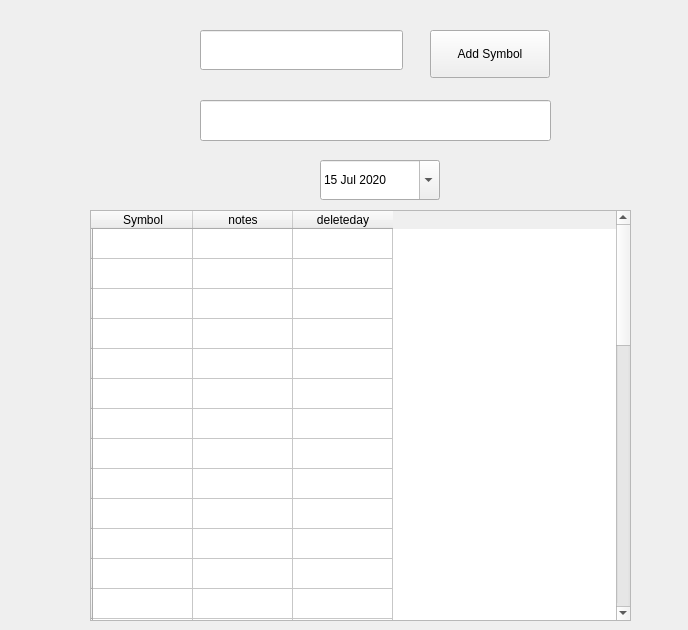
    <widget class="QWidget" name="tab_3">
     <attribute name="title">
      <string>Watch</string>
     </attribute>
     <widget class="QLineEdit" name="lineEditAddSymbol">
      <property name="enabled">
       <bool>true</bool>
      </property>
      <property name="geometry">
       <rect>
        <x>200</x>
        <y>30</y>
        <width>203</width>
        <height>40</height>
       </rect>
      </property>
      <property name="sizePolicy">
       <sizepolicy hsizetype="Minimum" vsizetype="Fixed">
        <horstretch>0</horstretch>
        <verstretch>0</verstretch>
       </sizepolicy>
      </property>
      <property name="minimumSize">
       <size>
        <width>120</width>
        <height>40</height>
       </size>
      </property>
      <property name="baseSize">
       <size>
        <width>120</width>
        <height>40</height>
       </size>
      </property>
      <property name="font">
       <font>
        <pointsize>14</pointsize>
        <weight>75</weight>
        <bold>true</bold>
       </font>
      </property>
      <property name="text">
       <string/>
      </property>
     </widget>
     <widget class="QPushButton" name="pushButtonAddSymbol">
      <property name="geometry">
       <rect>
        <x>430</x>
        <y>30</y>
        <width>120</width>
        <height>48</height>
       </rect>
      </property>
      <property name="minimumSize">
       <size>
        <width>120</width>
        <height>48</height>
       </size>
      </property>
      <property name="baseSize">
       <size>
        <width>120</width>
        <height>48</height>
       </size>
      </property>
      <property name="text">
       <string>Add Symbol</string>
      </property>
     </widget>
     <widget class="QLabel" name="labelSymbolAccepted">
      <property name="geometry">
       <rect>
        <x>590</x>
        <y>100</y>
        <width>89</width>
        <height>40</height>
       </rect>
      </property>
      <property name="text">
       <string/>
      </property>
     </widget>
     <widget class="QLineEdit" name="lineEditNotes">
      <property name="enabled">
       <bool>true</bool>
      </property>
      <property name="geometry">
       <rect>
        <x>200</x>
        <y>100</y>
        <width>351</width>
        <height>41</height>
       </rect>
      </property>
      <property name="sizePolicy">
       <sizepolicy hsizetype="Minimum" vsizetype="Fixed">
        <horstretch>0</horstretch>
        <verstretch>0</verstretch>
       </sizepolicy>
      </property>
      <property name="minimumSize">
       <size>
        <width>180</width>
        <height>40</height>
       </size>
      </property>
      <property name="baseSize">
       <size>
        <width>180</width>
        <height>40</height>
       </size>
      </property>
      <property name="font">
       <font>
        <pointsize>12</pointsize>
        <weight>50</weight>
        <bold>false</bold>
       </font>
      </property>
      <property name="text">
       <string/>
      </property>
     </widget>
     <widget class="QDateEdit" name="dateEditDeleteDate">
      <property name="geometry">
       <rect>
        <x>320</x>
        <y>160</y>
        <width>120</width>
        <height>40</height>
       </rect>
      </property>
      <property name="minimumSize">
       <size>
        <width>120</width>
        <height>40</height>
       </size>
      </property>
      <property name="baseSize">
       <size>
        <width>120</width>
        <height>40</height>
       </size>
      </property>
      <property name="styleSheet">
       <string notr="true">
QDateEdit{ color: red,basesize:120x48 }
</string>
      </property>
      <property name="dateTime">
       <datetime>
        <hour>0</hour>
        <minute>0</minute>
        <second>0</second>
        <year>2020</year>
        <month>7</month>
        <day>15</day>
       </datetime>
      </property>
      <property name="maximumDate">
       <date>
        <year>2022</year>
        <month>1</month>
        <day>1</day>
       </date>
      </property>
      <property name="minimumDate">
       <date>
        <year>1986</year>
        <month>1</month>
        <day>1</day>
       </date>
      </property>
      <property name="calendarPopup">
       <bool>true</bool>
      </property>
      <property name="date">
       <date>
        <year>2020</year>
        <month>7</month>
        <day>15</day>
       </date>
      </property>
     </widget>
     <widget class="QTableWidget" name="tableWidget">
      <property name="geometry">
       <rect>
        <x>90</x>
        <y>210</y>
        <width>541</width>
        <height>411</height>
       </rect>
      </property>
      <property name="minimumSize">
       <size>
        <width>240</width>
        <height>300</height>
       </size>
      </property>
      <row>
       <property name="text">
        <string/>
       </property>
      </row>
      <row>
       <property name="text">
        <string/>
       </property>
      </row>
      <row>
       <property name="text">
        <string/>
       </property>
      </row>
      <row>
       <property name="text">
        <string/>
       </property>
      </row>
      <row>
       <property name="text">
        <string/>
       </property>
      </row>
      <row>
       <property name="text">
        <string/>
       </property>
      </row>
      <row>
       <property name="text">
        <string/>
       </property>
      </row>
      <row>
       <property name="text">
        <string/>
       </property>
      </row>
      <row>
       <property name="text">
        <string/>
       </property>
      </row>
      <row>
       <property name="text">
        <string/>
       </property>
      </row>
      <row>
       <property name="text">
        <string/>
       </property>
      </row>
      <row>
       <property name="text">
        <string/>
       </property>
      </row>
      <row>
       <property name="text">
        <string/>
       </property>
      </row>
      <row>
       <property name="text">
        <string/>
       </property>
      </row>
      <row>
       <property name="text">
        <string/>
       </property>
      </row>
      <row>
       <property name="text">
        <string/>
       </property>
      </row>
      <row>
       <property name="text">
        <string/>
       </property>
      </row>
      <row>
       <property name="text">
        <string/>
       </property>
      </row>
      <row>
       <property name="text">
        <string/>
       </property>
      </row>
      <row>
       <property name="text">
        <string/>
       </property>
      </row>
      <row>
       <property name="text">
        <string/>
       </property>
      </row>
      <row>
       <property name="text">
        <string/>
       </property>
      </row>
      <row>
       <property name="text">
        <string/>
       </property>
      </row>
      <row>
       <property name="text">
        <string/>
       </property>
      </row>
      <row>
       <property name="text">
        <string/>
       </property>
      </row>
      <row>
       <property name="text">
        <string/>
       </property>
      </row>
      <row>
       <property name="text">
        <string/>
       </property>
      </row>
      <row>
       <property name="text">
        <string/>
       </property>
      </row>
      <row>
       <property name="text">
        <string/>
       </property>
      </row>
      <row>
       <property name="text">
        <string/>
       </property>
      </row>
      <row>
       <property name="text">
        <string/>
       </property>
      </row>
      <row>
       <property name="text">
        <string/>
       </property>
      </row>
      <row>
       <property name="text">
        <string/>
       </property>
      </row>
      <row>
       <property name="text">
        <string/>
       </property>
      </row>
      <row>
       <property name="text">
        <string/>
       </property>
      </row>
      <row>
       <property name="text">
        <string/>
       </property>
      </row>
      <row>
       <property name="text">
        <string/>
       </property>
      </row>
      <row>
       <property name="text">
        <string/>
       </property>
      </row>
      <row>
       <property name="text">
        <string/>
       </property>
      </row>
      <row>
       <property name="text">
        <string/>
       </property>
      </row>
      <row>
       <property name="text">
        <string/>
       </property>
      </row>
      <column>
       <property name="text">
        <string>Symbol</string>
       </property>
      </column>
      <column>
       <property name="text">
        <string>notes</string>
       </property>
      </column>
      <column>
       <property name="text">
        <string>deleteday</string>
       </property>
      </column>
     </widget>
    </widget>
